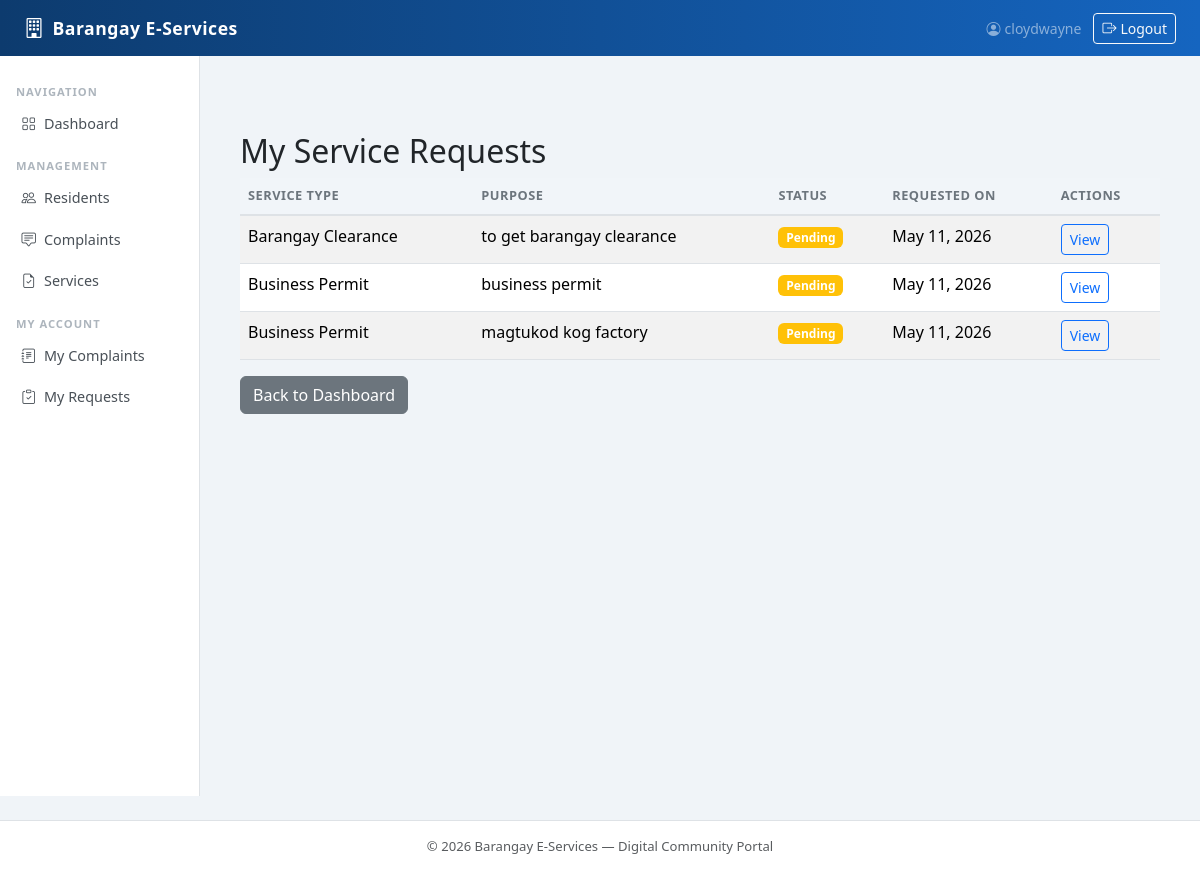
The app's page /services/my/ (signed in) with its own data.
### authentication/models.py (models this page shows)
class User(AbstractUser):
    ROLE_CHOICES = (
        ('resident', 'Resident'),
        ('staff', 'Staff'),
        ('admin', 'Admin'),
    )
    role = models.CharField(max_length=20, choices=ROLE_CHOICES)
    groups = models.ManyToManyField(
        'auth.Group',
        related_name='authentication_users',
        blank=True,
        help_text='The groups this user belongs to.',
        verbose_name='groups',
    )
    user_permissions = models.ManyToManyField(
        'auth.Permission',
        related_name='authentication_users',
        blank=True,
        help_text='Specific permissions for this user.',
        verbose_name='user permissions',
    )

### services/models.py (models this page shows, shortened)
class ServiceRequest(models.Model):
    SERVICE_CHOICES = (
        ('clearance', 'Barangay Clearance'),
        ('indigency', 'Certificate of Indigency'),
        ('residency', 'Certificate of Residency'),
        ('business_permit', 'Business Permit'),
        ('other', 'Other'),
    )
    STATUS_CHOICES = (
        ('pending', 'Pending'),
        ('approved', 'Approved'),
        ('rejected', 'Rejected'),
        ('completed', 'Completed'),
    )
    resident = models.ForeignKey(Resident, on_delete=models.CASCADE)
    service_type = models.CharField(max_length=50, choices=SERVICE_CHOICES)
    purpose = models.TextField()
    status = models.CharField(max_length=20, choices=STATUS_CHOICES, default='pending')
    remarks = models.TextField(blank=True, null=True)
    requested_at = models.DateTimeField(auto_now_add=True)
    processed_at = models.DateTimeField(blank=True, null=True)

### services/views.py (the view)
# urls.py: path('my/', views.my_requests, name='my_requests'),
@login_required
def my_requests(request):
    if request.user.role != 'resident':
        messages.error(request, 'Access denied.')
        return redirect('core:dashboard')
    requests = ServiceRequest.objects.filter(resident=request.user.resident)
    return render(request, 'services/my_requests.html', {'requests': requests})

### templates/services/my_requests.html (shortened to what this page needs)
{% extends 'base/base.html' %}
{% block content %}
<div class="container mt-5">
    <h2>My Service Requests</h2>
    {% if requests %}
        <div class="table-responsive">
            <table class="table table-striped">
                <thead>
                    <tr>
                        <th>Service Type</th>
                        <th>Purpose</th>
                        <th>Status</th>
                        <th>Requested On</th>
                        <th>Actions</th>
                    </tr>
                </thead>
                <tbody>
                    {% for request in requests %}
                        <tr>
                            <td>{{ request.get_service_type_display }}</td>
                            <td>{{ request.purpose|truncatechars:50 }}</td>
                            <td>
                                <span class="badge
                                    {% if request.status == 'pending' %}bg-warning
                                    {% elif request.status == 'approved' %}bg-info
                                    {% elif request.status == 'completed' %}bg-success
                                    {% else %}bg-danger{% endif %}">
                                    {{ request.get_status_display }}
                                </span>
                            </td>
                            <td>{{ request.requested_at|date:"M d, Y" }}</td>
                            <td><a href="{% url 'services:service_detail' request.pk %}" class="btn btn-sm btn-outline-primary">View</a></td>
                        </tr>
                    {% endfor %}
                </tbody>
            </table>
        </div>
    {% else %}
        <p>You have not requested any services yet.</p>
    {% endif %}
    <a href="{% url 'core:dashboard' %}" class="btn btn-secondary">Back to Dashboard</a>
</div>
{% endblock %}

### templates/base/base.html (shortened to what this page needs)
<!DOCTYPE html>
<html lang="en">
<head>
    <link href="https://cdn.jsdelivr.net/npm/bootstrap@5.3.3/dist/css/bootstrap.min.css" rel="stylesheet">
    <link href="https://cdn.jsdelivr.net/npm/bootstrap-icons@1.11.3/font/bootstrap-icons.min.css" rel="stylesheet">
</head>
<body>
<nav class="navbar navbar-expand-lg navbar-dark">
    <div class="container-fluid px-4">
        <a class="navbar-brand d-flex align-items-center gap-2" href="{% url 'core:dashboard' %}">
            <i class="bi bi-building fs-5"></i>
            <span>Barangay E-Services</span>
        </a>
        <div class="collapse navbar-collapse" id="mainNav">
            <ul class="navbar-nav ms-auto align-items-center gap-1">
                {% if user.is_authenticated %}
                <li class="nav-item">
                    <span class="navbar-text text-white-50 small me-2">
                        <i class="bi bi-person-circle me-1"></i>{{ user.username }}
                    </span>
                </li>
                <li class="nav-item">
                    <form method="post" action="{% url 'authentication:logout_user' %}" class="d-inline m-0">
                        <button type="submit" class="btn btn-sm btn-outline-light">
                            <i class="bi bi-box-arrow-right me-1"></i>Logout
                        </button>
                    </form>
                </li>
                {% endif %}
            </ul>
        </div>
    </div>
</nav>
{% block full_page %}
<div class="container-fluid">
    <div class="row">
        {% if user.is_authenticated %}
        <nav class="col-md-2 d-none d-md-block sidebar py-3 px-2">
            <div class="position-sticky pt-1">
                <p class="sidebar-heading px-2 mt-2 mb-1">Navigation</p>
                <ul class="nav flex-column gap-1">
                    <li class="nav-item">
                        <a class="nav-link {% block nav_dashboard %}{% endblock %}" href="{% url 'core:dashboard' %}">
                            <i class="bi bi-grid me-2"></i>Dashboard
                        </a>
                    </li>
                </ul>
                <p class="sidebar-heading px-2 mt-3 mb-1">Management</p>
                <ul class="nav flex-column gap-1">
                    <li class="nav-item">
                        <a class="nav-link {% block nav_residents %}{% endblock %}" href="{% url 'residents:resident_list' %}">
                            <i class="bi bi-people me-2"></i>Residents
                        </a>
                    </li>
                    <li class="nav-item">
                        <a class="nav-link {% block nav_complaints %}{% endblock %}" href="{% url 'complaints:complaint_list' %}">
                            <i class="bi bi-chat-square-text me-2"></i>Complaints
                        </a>
                    </li>
                    <li class="nav-item">
                        <a class="nav-link {% block nav_services %}{% endblock %}" href="{% url 'services:service_list' %}">
                            <i class="bi bi-file-earmark-check me-2"></i>Services
                        </a>
                    </li>
                </ul>
                <p class="sidebar-heading px-2 mt-3 mb-1">My Account</p>
                <ul class="nav flex-column gap-1">
                    <li class="nav-item">
                        <a class="nav-link {% block nav_my_complaints %}{% endblock %}" href="{% url 'complaints:my_complaints' %}">
                            <i class="bi bi-journal-text me-2"></i>My Complaints
                        </a>
                    </li>
                    <li class="nav-item">
                        <a class="nav-link {% block nav_my_requests %}{% endblock %}" href="{% url 'services:my_requests' %}">
                            <i class="bi bi-clipboard-check me-2"></i>My Requests
                        </a>
                    </li>
                </ul>
            </div>
        </nav>
        <main class="col-md-10 page-content">
        {% else %}
        <main class="col-12 page-content">
        {% endif %}
            {% block content %}{% endblock %}
        </main>
    </div>
</div>
{% endblock %}
<footer class="border-top bg-white text-center text-muted py-3 mt-4">
    &copy; {% now "Y" %} Barangay E-Services &mdash; Digital Community Portal
</footer>
</body>
</html>

### templates/base/base.html (style rules this page uses)
body { background-color: #f0f4f8; }
.navbar { background: linear-gradient(90deg, #0d3b6e 0%, #1565c0 100%) !important; }
.navbar-brand { font-weight: 700; letter-spacing: .5px; font-size: 1.1rem; }
.sidebar { min-height: calc(100vh - 60px); background: #fff; border-right: 1px solid #dee2e6; }
.sidebar .nav-link { color: #495057; border-radius: .375rem; padding: .5rem .85rem; font-size: .9rem; }
.sidebar .nav-link i { width: 20px; }
.sidebar-heading { font-size: .7rem; font-weight: 700; text-transform: uppercase; letter-spacing: 1px; color: #adb5bd; }
.page-content { padding: 1.75rem; }
.table thead th { background: #f1f5f9; font-size: .8rem; text-transform: uppercase; letter-spacing: .5px; color: #6c757d; border-bottom: 2px solid #dee2e6; }
footer { font-size: .82rem; }

### records on screen
User: username "cloydwayne"
ServiceRequest: service_type "Barangay Clearance", purpose "to get barangay clearance", status "Pending", requested_at "May 11, 2026"
ServiceRequest: service_type "Business Permit", purpose "business permit", status "Pending", requested_at "May 11, 2026"
ServiceRequest: service_type "Business Permit", purpose "magtukod kog factory", status "Pending", requested_at "May 11, 2026"
